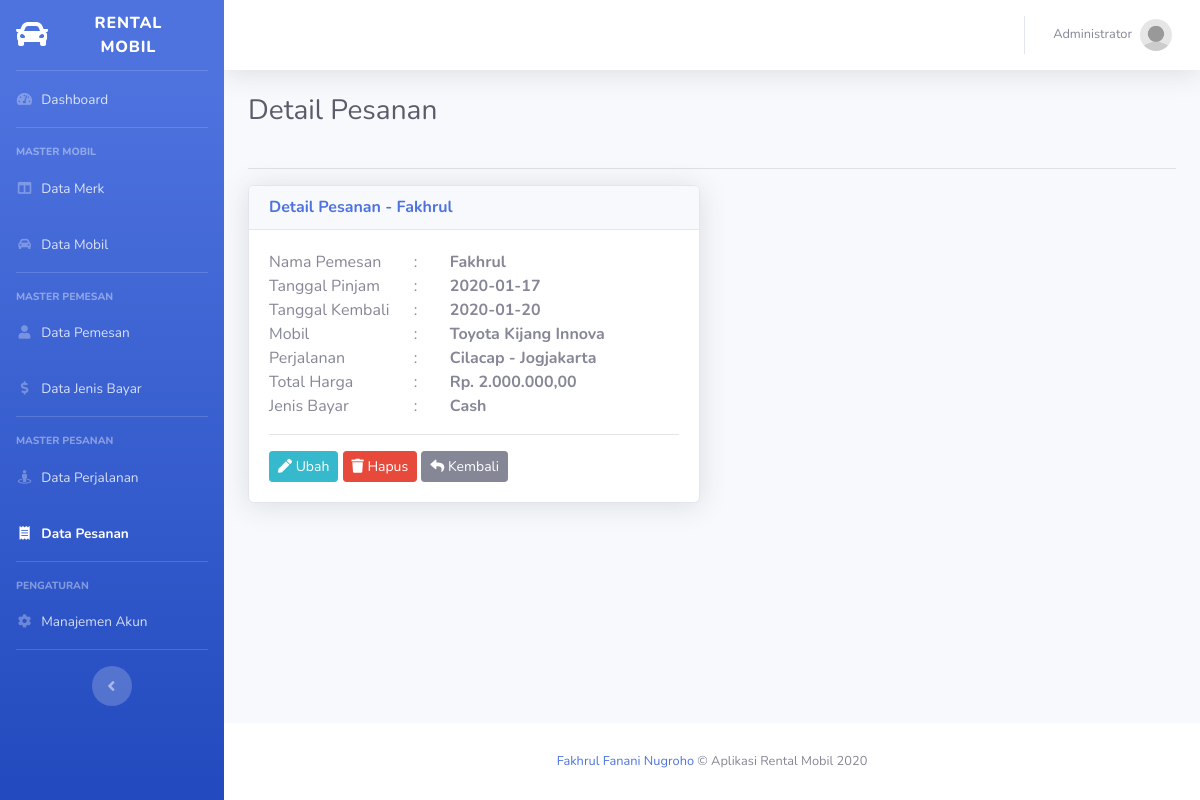
Screenshot of /pesanan/detail/6 (signed in) with the database file from the repository.
### tables this page shows
CREATE TABLE `tbl_pesanan` (
  `id` int(11) NOT NULL,
  `harga` int(11) DEFAULT NULL,
  `tgl_pinjam` date DEFAULT NULL,
  `tgl_kembali` date DEFAULT NULL,
  `id_pemesan` int(11) DEFAULT NULL,
  `id_mobil` int(11) DEFAULT NULL,
  `id_perjalanan` int(11) DEFAULT NULL,
  `id_jenis_bayar` int(11) DEFAULT NULL
);

CREATE TABLE `tbl_pemesan` (
  `id` int(11) NOT NULL,
  `nama` varchar(50) DEFAULT NULL,
  `alamat` varchar(100) DEFAULT NULL,
  `jenis_kelamin` enum('L','P') DEFAULT NULL,
  `foto` varchar(100) DEFAULT NULL
);

CREATE TABLE `tbl_mobil` (
  `id` int(11) NOT NULL,
  `nama` varchar(30) DEFAULT NULL,
  `warna` varchar(20) DEFAULT NULL,
  `no_polisi` varchar(10) DEFAULT NULL,
  `jumlah_kursi` int(1) DEFAULT NULL,
  `tahun_beli` int(4) DEFAULT NULL,
  `gambar` varchar(100) DEFAULT NULL,
  `id_merk` int(11) DEFAULT NULL
);

CREATE TABLE `tbl_perjalanan` (
  `id` int(11) NOT NULL,
  `asal` varchar(20) DEFAULT NULL,
  `tujuan` varchar(20) DEFAULT NULL,
  `jarak` int(3) DEFAULT NULL
);

CREATE TABLE `tbl_jenis_bayar` (
  `id` int(11) NOT NULL,
  `jenis_bayar` varchar(20) DEFAULT NULL
);

### controllers/C_Pesanan.php (called while the page is built, shortened)
<?php
class C_Pesanan extends Controller {
	public function __construct(){
		$this->pesanan = $this->model('M_Pesanan');
	}
	public function detail($id){
		$data = [
			'aktif' => 'pesanan',
			'judul' => 'Detail Pesanan',
			'pesanan' => $this->pesanan->detail($id)->fetch_object(),
		];
		$this->view('pesanan/detail', $data);
	}
}

### index.php (called while the page is built, shortened)
<?php
require_once BASEPATH . DS . 'core' . DS . 'Database.php';
require_once BASEPATH . DS . 'core' . DS . 'Model.php';
new Route();
?>

### functions/url_function.php (called while the page is built, shortened)
<?php
function base_url($path = null){
	if(isset($path)){
		$path = filter_var($path, FILTER_SANITIZE_URL);
		$path = rtrim($path, '/');
		return BASE_URL . $path;
	}
	return BASE_URL;
}

### core/Model.php (called while the page is built, shortened)
<?php
class Model {
	public function __construct(){
		$this->db = new Database();
	}
	public function get_where($table, $where = [], $kolom = []){
		if (count($kolom) == 0) {
			$this->_query = "SELECT * FROM {$table}";
		}
		$this->_query = $this->_query . " WHERE ";
		foreach ($where as $key => $value) {
			$this->_query = $this->_query . "{$key} = '{$value}'";
		}
	}
	public function setQuery($query){
		$this->_query = $query;
	}
	public function execute(){
		return $this->db->query($this->_query);
	}
}

### core/Database.php (called while the page is built, shortened)
<?php
class Database {
	public function __construct(){
		$this->_koneksi = new mysqli(DB_HOST, DB_USER, DB_PASS, DB_NAME);
	}
	public function query($query){
		return $this->_koneksi->query($query);
	}
}

### models/M_Pesanan.php (called while the page is built, shortened)
<?php
class M_Pesanan extends Model{
	public function detail($id){
		$query = $this->execute();
		return $query;
	}
}

### views/pesanan/detail.php (the view, shortened to what this page needs)
<!DOCTYPE html>
<html lang="en">
<head>
	<link href="<?= base_url('sb-admin-2/') ?>/vendor/fontawesome-free/css/all.min.css" rel="stylesheet" type="text/css">
	<link href="<?= base_url('sb-admin-2/') ?>/css/sb-admin-2.min.css" rel="stylesheet">
	<link href="<?= base_url('sb-admin-2/') ?>/vendor/datatables/dataTables.bootstrap4.min.css" rel="stylesheet">
</head>
<body id="page-top">
	<div id="wrapper">
	<div id="content-wrapper" class="d-flex flex-column">
		<div id="content">
			<div class="container-fluid">
				<div class="row">
					<div class="col-sm-12">
						<div class="clearfix">
							<div class="float-left">
								<h1 class="h3 mb-4 text-gray-800"><?= $judul ?></h1>
							</div>
						</div>
						<hr>
					</div>
				</div>
				<div class="row">
					<div class="col-md-6">
						<div class="card shadow">
							<div class="card-header">
								<h6 class="m-0 font-weight-bold text-primary"><?= $judul ?> - <?= $pesanan->nama_pemesan ?></h6>
							</div>
							<div class="card-body">
								<div class="row">
									<div class="col-sm-4">
										Nama Pemesan <br>
										Tanggal Pinjam <br>
										Tanggal Kembali <br>
										Mobil <br>
										Perjalanan <br>
										Total Harga <br>
										Jenis Bayar <br>
									</div>
									<div class="col-sm-1">
										: <br>
										: <br>
										: <br>
										: <br>
										: <br>
										: <br>
										: <br>
									</div>
									<div class="col-sm-6">
										<strong><?= $pesanan->nama_pemesan ?></strong><br>
										<strong><?= $pesanan->tgl_pinjam ?></strong><br>
										<strong><?= $pesanan->tgl_kembali ?></strong><br>
										<strong><?= $pesanan->nama_mobil ?></strong><br>
										<strong><?= $pesanan->asal ?> - <?= $pesanan->tujuan ?></strong><br>
										<strong>Rp. <?= number_format($pesanan->harga, 2, ',', '.') ?></strong><br>
										<strong><?= $pesanan->jenis_bayar ?></strong><br>
									</div>
								</div>
								<hr>
								<div class="row">
									<div class="col">
										<a href="<?= base_url('pesanan/ubah/' . $pesanan->id) ?>" class="btn btn-sm btn-info"><i class="fa fa-pen"></i> Ubah</a>
         								<a href="<?= base_url('pesanan/hapus/' . $pesanan->id) ?>" class="btn btn-sm btn-danger" onclick="return confirm('apakah anda yakin?')"><i class="fa fa-trash"></i> Hapus</a>
										<a href="<?= base_url('pesanan') ?>" class="btn btn-sm btn-secondary"><i class="fa fa-reply"></i> Kembali</a>
									</div>
								</div>
							</div>
						</div>
					</div>
				</div>
			</div>
		</div>
	</div>
	</div>
</body>
</html>

### rows the page displays
tbl_pesanan: id_pemesan.nama "Fakhrul", tgl_pinjam "2020-01-17", tgl_kembali "2020-01-20", id_mobil.nama "Toyota Kijang Innova", id_perjalanan.asal "Cilacap", id_perjalanan.tujuan "Jogjakarta", harga "2.000.000,00", id_jenis_bayar.jenis_bayar "Cash"

### other values shown
$_SESSION['login']['nama'] "Administrator"
$judul "Detail Pesanan"
